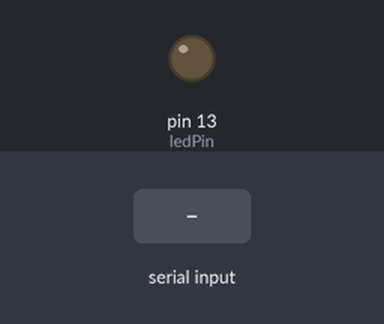
The sketch below on a simulated Arduino Uno, built with avr-gcc and run on an emulated ATmega328P. On the bench: output pins drawn as LEDs (lit = HIGH). The test bench sets the inputs (shaded band).

Above: at 1.2 s.
1.3 s: "h" received over Serial
At 2.5 s:
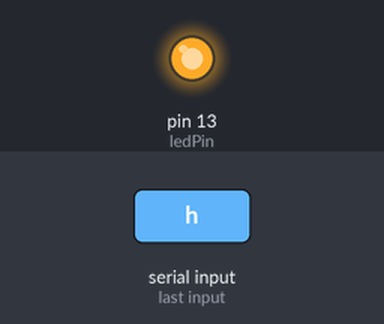
2.8 s: "1" received over Serial
At 3.7 s:
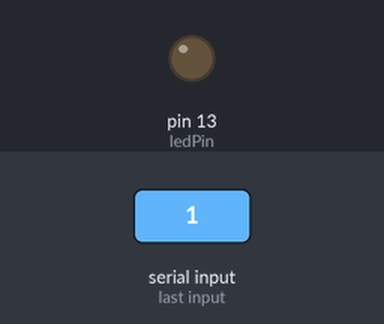
Timing chart, 0 to 5.8 s (numbered marks = the images above; inputs shaded):
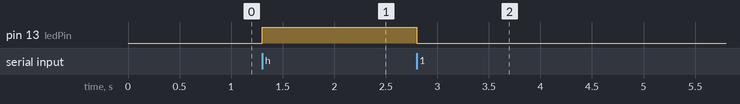

Measured:
- after the input at 1.3 s, pin 13 (ledPin): LOW → HIGH at once
- after the input at 2.8 s, pin 13 (ledPin): HIGH → LOW at once

The sketch:

ejemploxbeetRx.ino
```cpp
//Inicializar el pin del led y la variable para almacenar el mensaje enviado por Serial

const int ledPin = 13;   //const es para mantener el valor fijo de la variable (no permite cambiarla en el resto del código)
int mensaje;             // declaración variable mensaje

void setup() {
  Serial.begin(9600);
  pinMode(ledPin, OUTPUT);   //Declara pin 13 como salida
}


void loop() {
  if (Serial.available()>0){    //Si es mayor a 0 se comprueba que recibe un byte via serial
    mensaje=Serial.read();      //almacena el byte recibido en variable mensaje

    if (mensaje=='h'){
      digitalWrite(ledPin,HIGH);
    }
  else if (mensaje=='1'){
     digitalWrite(ledPin,LOW);
    }
  else{}
  }
}
```
